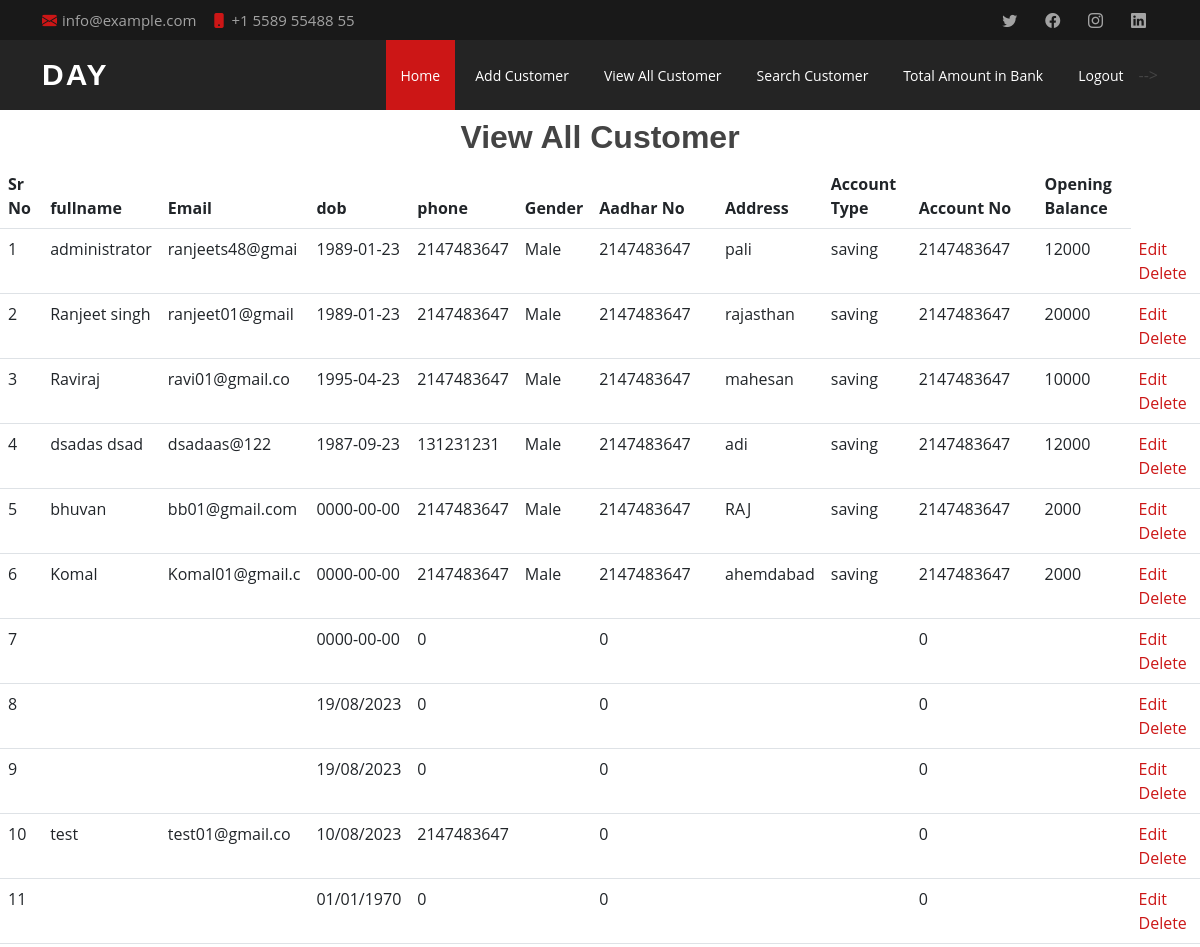
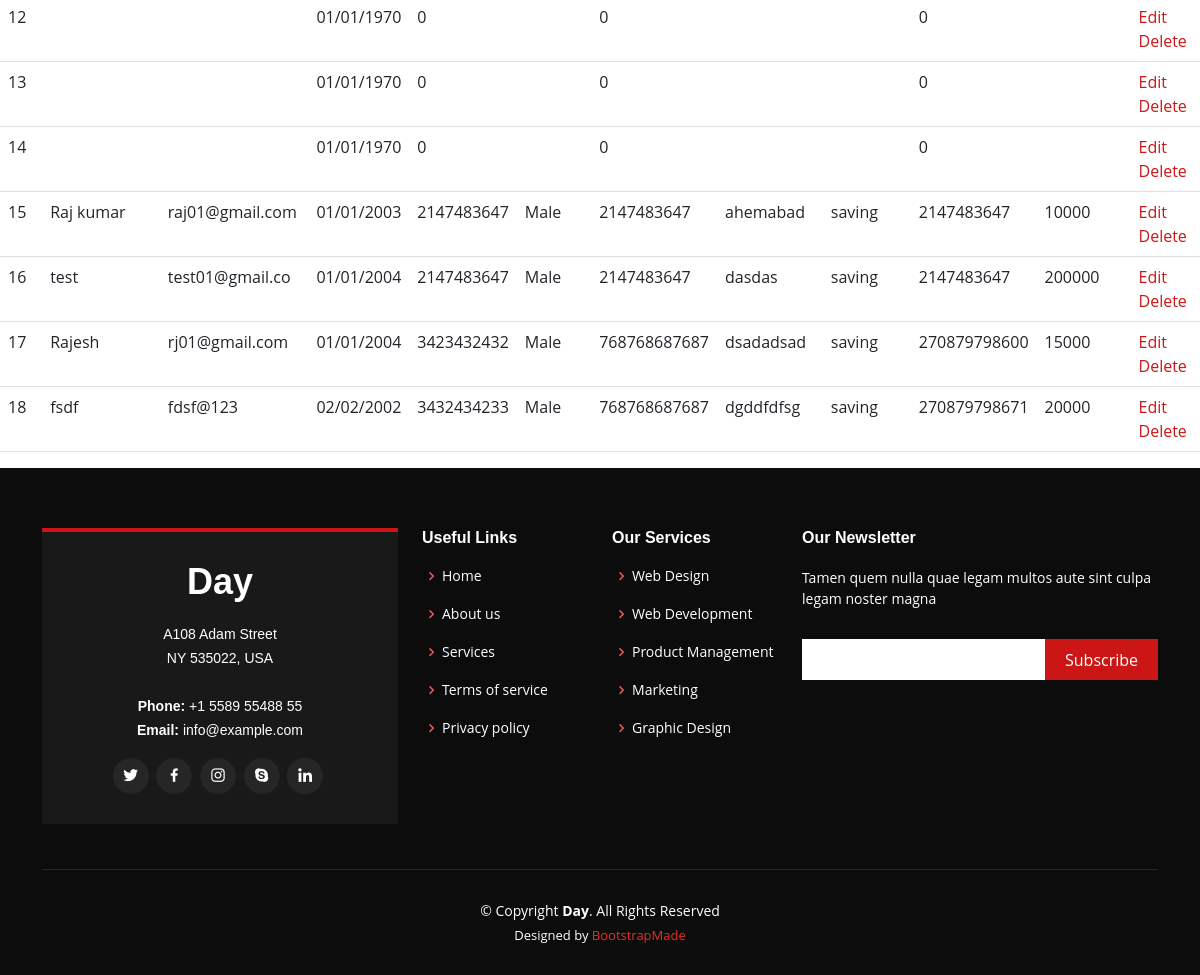
Page /viewall (signed in) on the committed database (2 pictures, top to bottom).
### tables this page shows
CREATE TABLE `bank` (
  `id` int(11) NOT NULL,
  `fullname` varchar(30) NOT NULL,
  `username` varchar(15) NOT NULL,
  `email` varchar(15) NOT NULL,
  `password` varchar(16) NOT NULL,
  `dob` varchar(50) NOT NULL,
  `phone` varchar(10) NOT NULL,
  `Gender` text NOT NULL,
  `role_id` int(10) NOT NULL DEFAULT 2,
  `adharno` varchar(12) NOT NULL,
  `address` varchar(30) NOT NULL,
  `accounttype` varchar(15) NOT NULL,
  `accountno` varchar(16) NOT NULL,
  `openingbalance` varchar(15) NOT NULL,
  `create at` int(11) NOT NULL DEFAULT current_timestamp(),
  `update at` int(11) NOT NULL DEFAULT current_timestamp()
);

### index.php (called while the page is built)
<?php require("controller/controller.php");
?>

### model/model.php (called while the page is built, shortened)
<?php
class model
{
    function __construct(public $connection = null)
    {
        $this->connection = new mysqli("localhost", "root", "", "bankassessment1");
    }
    function select($tbl, $where = null)
    {
        $SQL = "select * from $tbl";
        $SQL = rtrim($SQL, "AND");
        $SQLEx = $this->connection->query($SQL);
        if ($SQLEx->num_rows > 0) {
            while ($data = $SQLEx->fetch_object()) {
                $fetchData[] = $data;
            }
            $ResponceData['Code'] = "1";
            $ResponceData['Mag'] = "Success";
            $ResponceData['Data'] = $fetchData;
        } else {
            $ResponceData['Code'] = "0";
            $ResponceData['Mag'] = "Try Again";
            $ResponceData['Data'] = "0";
        }
        return $ResponceData;
    }
}

### view/Banker/viewall.php (the view, shortened to what this page needs)
<!DOCTYPE html>
<html lang="en">
<head>
</head>
<body>
    <div class="formheader text-center  mt-2 ">
        <h2><b>View All Customer</b></h2>
    </div>
    <table class="table table-hover">
        <thead>
            <tr>
                <th scope="col">Sr No</th>
                <th scope="col">fullname</th>
                <th scope="col">Email</th>
                <th scope="col">dob</th>
                <th scope="col">phone</th>
                <th scope="col">Gender</th>
                <th scope="col">Aadhar No</th>
                <th scope="col">Address</th>
                <th scope="col">Account Type</th>
                <th scope="col">Account No</th>
                <th scope="col">Opening Balance</th>
            </tr>
        </thead>
        <tbody>
            <?php
            $i = 0;
            foreach ($viewusers['Data'] as $key => $value) {
                $i++ ?>
                <tr>
                    <td><?php echo $i; ?></td>
                    <td><?php echo $value->fullname; ?></td>
                    <td><?php echo $value->email; ?></td>
                    <td><?php echo $value->dob; ?></td>
                    <td><?php echo $value->phone; ?></td>
                    <td><?php echo $value->Gender; ?></td>
                    <td><?php echo $value->adharno; ?></td>
                    <td><?php echo $value->address; ?></td>
                    <td><?php echo $value->accounttype; ?></td>
                    <td><?php echo $value->accountno; ?></td>
                    <td><?php echo $value->openingbalance; ?></td>
                    <td>
                        <a href="edit?id=<?php echo $value->id; ?>">Edit</a>
                        <a href="delete?id=<?php echo $value->id; ?>">Delete</a>
                    </td>
                </tr>
                <?php  } ?>
        </tbody>
    </table>
</body>
</html>

### controller/controller.php (shortened to what this page needs)
<?php
require_once("model/model.php");
class controller extends model
{
    public function __construct(public $baseURL = null)
    {
        $this->baseURL = "http://localhost/Laravel/Assesment1/";
        if (isset($_SERVER['PATH_INFO'])) {
            switch ($_SERVER['PATH_INFO']) {
                case '/viewall':
                    include_once("view/Banker/bankerheader.php");
                    $viewusers = $this->select("bank");
                    include_once("view/Banker/viewall.php");
                    include_once("view/footer.php");
                    break;
            }
        } else {
            header("location:login");
        }
    }
}
$controller = new GlobalController();

### view/Banker/bankerheader.php (shortened to what this page needs)
<!DOCTYPE html>
<html lang="en">
<head>
  <link href="<?php echo $this->baseURL; ?>assets/vendor/aos/aos.css" rel="stylesheet">
  <link href="<?php echo $this->baseURL; ?>assets/vendor/bootstrap/css/bootstrap.min.css" rel="stylesheet">
  <link href="<?php echo $this->baseURL; ?>assets/vendor/bootstrap-icons/bootstrap-icons.css" rel="stylesheet">
  <link href="<?php echo $this->baseURL; ?>assets/vendor/boxicons/css/boxicons.min.css" rel="stylesheet">
  <link href="<?php echo $this->baseURL; ?>assets/vendor/glightbox/css/glightbox.min.css" rel="stylesheet">
  <link href="<?php echo $this->baseURL; ?>assets/vendor/swiper/swiper-bundle.min.css" rel="stylesheet">
  <link href="<?php echo $this->baseURL; ?>assets/css/style.css" rel="stylesheet">
</head>
<body>
  <section id="topbar" class="d-flex align-items-center">
    <div class="container d-flex justify-content-center justify-content-md-between">
      <div class="contact-info d-flex align-items-center">
        <i class="bi bi-envelope-fill"></i><a href="mailto:contact@example.com">info@example.com</a>
        <i class="bi bi-phone-fill phone-icon"></i> +1 5589 55488 55
      </div>
      <div class="social-links d-none d-md-block">
        <a href="#" class="twitter"><i class="bi bi-twitter"></i></a>
        <a href="#" class="facebook"><i class="bi bi-facebook"></i></a>
        <a href="#" class="instagram"><i class="bi bi-instagram"></i></a>
        <a href="#" class="linkedin"><i class="bi bi-linkedin"></i></i></a>
      </div>
    </div>
  </section>
  <header id="header" class="d-flex align-items-center">
    <div class="container d-flex align-items-center justify-content-between">
      <h1 class="logo"><a href="home">Day</a></h1>
      <nav id="navbar" class="navbar">
        <ul>
          <li><a class="nav-link scrollto active" href="banker">Home</a></li>
          <li><a class="nav-link scrollto" href="Add">Add Customer</a></li>
          <li><a class="nav-link scrollto" href="viewall">View All Customer</a></li>
          <li><a class="nav-link scrollto" href="search">Search Customer</a></li>
          <li><a class="nav-link scrollto" href="totalamount">Total Amount in Bank</a></li>
          <li><a class="nav-link scrollto" href="logout">Logout</a></li>
           -->
      </nav>
    </div>
  </header>

### view/footer.php (shortened to what this page needs)
<footer id="footer">
    <div class="footer-top">
      <div class="container">
        <div class="row">
          <div class="col-lg-4 col-md-6">
            <div class="footer-info">
              <h3>Day</h3>
              <p>
                A108 Adam Street <br>
                NY 535022, USA<br><br>
                <strong>Phone:</strong> +1 5589 55488 55<br>
                <strong>Email:</strong> info@example.com<br>
              </p>
              <div class="social-links mt-3">
                <a href="#" class="twitter"><i class="bx bxl-twitter"></i></a>
                <a href="#" class="facebook"><i class="bx bxl-facebook"></i></a>
                <a href="#" class="instagram"><i class="bx bxl-instagram"></i></a>
                <a href="#" class="google-plus"><i class="bx bxl-skype"></i></a>
                <a href="#" class="linkedin"><i class="bx bxl-linkedin"></i></a>
              </div>
            </div>
          </div>
          <div class="col-lg-2 col-md-6 footer-links">
            <h4>Useful Links</h4>
            <ul>
              <li><i class="bx bx-chevron-right"></i> <a href="#">Home</a></li>
              <li><i class="bx bx-chevron-right"></i> <a href="#">About us</a></li>
              <li><i class="bx bx-chevron-right"></i> <a href="#">Services</a></li>
              <li><i class="bx bx-chevron-right"></i> <a href="#">Terms of service</a></li>
              <li><i class="bx bx-chevron-right"></i> <a href="#">Privacy policy</a></li>
            </ul>
          </div>
          <div class="col-lg-2 col-md-6 footer-links">
            <h4>Our Services</h4>
            <ul>
              <li><i class="bx bx-chevron-right"></i> <a href="#">Web Design</a></li>
              <li><i class="bx bx-chevron-right"></i> <a href="#">Web Development</a></li>
              <li><i class="bx bx-chevron-right"></i> <a href="#">Product Management</a></li>
              <li><i class="bx bx-chevron-right"></i> <a href="#">Marketing</a></li>
              <li><i class="bx bx-chevron-right"></i> <a href="#">Graphic Design</a></li>
            </ul>
          </div>
          <div class="col-lg-4 col-md-6 footer-newsletter">
            <h4>Our Newsletter</h4>
            <p>Tamen quem nulla quae legam multos aute sint culpa legam noster magna</p>
            <form action="" method="post">
              <input type="email" name="email"><input type="submit" value="Subscribe">
            </form>
          </div>
        </div>
      </div>
    </div>
    <div class="container">
      <div class="copyright">
        &copy; Copyright <strong><span>Day</span></strong>. All Rights Reserved
      </div>
      <div class="credits">
        Designed by <a href="https://bootstrapmade.com/">BootstrapMade</a>
      </div>
    </div>
  </footer>
</body>
</html>

### assets/css/style.css (style rules this page uses)
body { font-family: "Open Sans", sans-serif; color: #444444; }
a { color: #cc1616; text-decoration: none; }
h1, h2, h3, h4, h5, h6 { font-family: "Raleway", sans-serif; }
#topbar { background: #191919; font-size: 15px; height: 40px; padding: 0; color: rgba(255, 255, 255, 0.6); }
#topbar .contact-info a { line-height: 0; color: rgba(255, 255, 255, 0.6); transition: 0.3s; }
#topbar .contact-info i { color: #cc1616; line-height: 0; margin-right: 5px; }
#topbar .contact-info .phone-icon { margin-left: 15px; }
#topbar .social-links a { color: rgba(255, 255, 255, 0.6); padding: 4px 12px; display: inline-block; line-height: 1px; transition: 0.3s; }
#header { background: rgba(25, 25, 25, 0.95); transition: all 0.5s; z-index: 997; height: 70px; }
#header .logo { font-size: 30px; margin: 0; padding: 0; line-height: 1; font-weight: 700; letter-spacing: 2px; text-transform: uppercase; }
#header .logo a { color: #fff; }
.navbar { padding: 0; }
.navbar ul { margin: 0; padding: 0; display: flex; list-style: none; align-items: center; }
.navbar li { position: relative; }
.navbar>ul>li { margin-left: 5px; }
.navbar a, .navbar a:focus { display: flex; align-items: center; justify-content: space-between; padding: 25px 15px 24px 15px; font-size: 14px; color: #fff; white-space: nowrap; transition: 0.3s; }
.navbar a:hover, .navbar .active, .navbar .active:focus, .navbar li:hover>a { background: #cc1616; }
section { padding: 60px 0; overflow: hidden; }
#footer { background: #0c0c0c; padding: 0 0 30px 0; color: #fff; font-size: 14px; }
#footer .footer-top { padding: 60px 0 30px 0; }
#footer .footer-top .footer-info { margin-bottom: 15px; background: #191919; color: #fff; border-top: 4px solid #cc1616; text-align: center; padding: 30px 20px; }
#footer .footer-top .footer-info h3 { font-size: 36px; margin: 0 0 20px 0; padding: 2px 0 2px 0; line-height: 1; font-weight: 700; }
#footer .footer-top .footer-info p { font-size: 14px; line-height: 24px; margin-bottom: 0; font-family: "Raleway", sans-serif; }
#footer .footer-top .social-links a { font-size: 18px; display: inline-block; background: #262626; color: #fff; line-height: 1; padding: 8px 0; margin-right: 4px; border-radius: 50%; text-align: center; width: 36px; height: 36px; transition: 0.3s; }
#footer .footer-top h4 { font-size: 16px; font-weight: 600; color: #fff; position: relative; padding-bottom: 12px; }
#footer .footer-top .footer-links { margin-bottom: 30px; }
#footer .footer-top .footer-links ul { list-style: none; padding: 0; margin: 0; }
#footer .footer-top .footer-links ul i { padding-right: 2px; color: #ed5b5b; font-size: 18px; line-height: 1; }
#footer .footer-top .footer-links ul li { padding: 10px 0; display: flex; align-items: center; }
#footer .footer-top .footer-links ul li:first-child { padding-top: 0; }
#footer .footer-top .footer-links ul a { color: #fff; transition: 0.3s; display: inline-block; line-height: 1; }
#footer .footer-top .footer-newsletter form { margin-top: 30px; background: #fff; padding: 6px 10px; position: relative; border-radius: 4; }
#footer .footer-top .footer-newsletter form input[type=email] { border: 0; padding: 4px; width: calc(100% - 110px); }
#footer .footer-top .footer-newsletter form input[type=submit] { position: absolute; top: 0; right: 0; bottom: 0; border: 0; background: none; font-size: 16px; padding: 0 20px; background: #cc1616; color: #fff; transition: 0.3s; border-radius: 4; }
#footer .copyright { border-top: 1px solid #262626; text-align: center; padding-top: 30px; }
#footer .credits { padding-top: 5px; text-align: center; font-size: 13px; color: #fff; }
#footer .credits a { color: #e82d2d; }

### rows in the picture
bank: fullname "administrator", email "ranjeets48@gmai", dob "1989-01-23", phone "2147483647", Gender "Male", adharno "2147483647", address "pali", accounttype "saving", accountno "2147483647", openingbalance "12000"
bank: fullname "Ranjeet singh", email "ranjeet01@gmail", dob "1989-01-23", phone "2147483647", Gender "Male", adharno "2147483647", address "rajasthan", accounttype "saving", accountno "2147483647", openingbalance "20000"
bank: fullname "Raviraj", email "ravi01@gmail.co", dob "1995-04-23", phone "2147483647", Gender "Male", adharno "2147483647", address "mahesan", accounttype "saving", accountno "2147483647", openingbalance "10000"
bank: fullname "dsadas dsad", email "dsadaas@122", dob "1987-09-23", phone "131231231", Gender "Male", adharno "2147483647", address "adi", accounttype "saving", accountno "2147483647", openingbalance "12000"
bank: fullname "bhuvan", email "bb01@gmail.com", dob "0000-00-00", phone "2147483647", Gender "Male", adharno "2147483647", address "RAJ", accounttype "saving", accountno "2147483647", openingbalance "2000"
bank: fullname "Komal", email "Komal01@gmail.c", dob "0000-00-00", phone "2147483647", Gender "Male", adharno "2147483647", address "ahemdabad", accounttype "saving", accountno "2147483647", openingbalance "2000"
bank: dob "0000-00-00", phone "0", adharno "0", accountno "0"
bank: dob "19/08/2023", phone "0", adharno "0", accountno "0"
bank: dob "19/08/2023", phone "0", adharno "0", accountno "0"
bank: fullname "test", email "test01@gmail.co", dob "10/08/2023", phone "2147483647", adharno "0", accountno "0"
bank: dob "01/01/1970", phone "0", adharno "0", accountno "0"
bank: dob "01/01/1970", phone "0", adharno "0", accountno "0"
bank: dob "01/01/1970", phone "0", adharno "0", accountno "0"
bank: dob "01/01/1970", phone "0", adharno "0", accountno "0"
bank: fullname "Raj kumar", email "raj01@gmail.com", dob "01/01/2003", phone "2147483647", Gender "Male", adharno "2147483647", address "ahemabad", accounttype "saving", accountno "2147483647", openingbalance "10000"
bank: fullname "test", email "test01@gmail.co", dob "01/01/2004", phone "2147483647", Gender "Male", adharno "2147483647", address "dasdas", accounttype "saving", accountno "2147483647", openingbalance "200000"
bank: fullname "Rajesh", email "rj01@gmail.com", dob "01/01/2004", phone "3423432432", Gender "Male", adharno "768768687687", address "dsadadsad", accounttype "saving", accountno "270879798600", openingbalance "15000"
bank: fullname "fsdf", email "fdsf@123", dob "02/02/2002", phone "3432434233", Gender "Male", adharno "768768687687", address "dgddfdfsg", accounttype "saving", accountno "270879798671", openingbalance "20000"
